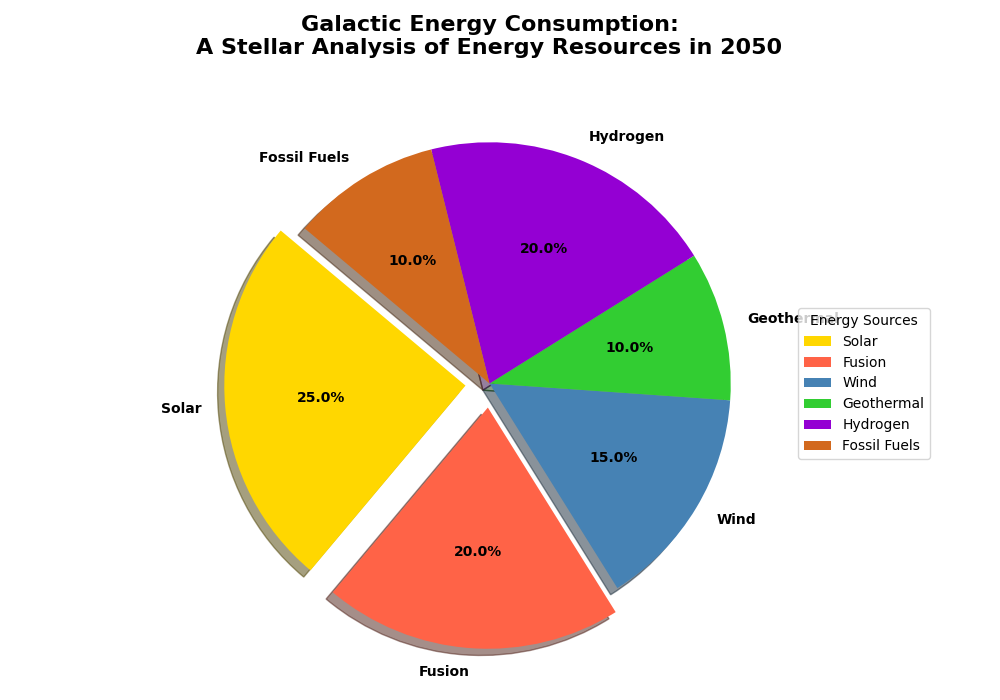

Generate this figure with Python:
import matplotlib.pyplot as plt
import numpy as np

# Energy sources and their corresponding usage percentages
energy_sources = ['Solar', 'Fusion', 'Wind', 'Geothermal', 'Hydrogen', 'Fossil Fuels']
energy_usage = np.array([25, 20, 15, 10, 20, 10])

# Colors for each section of the pie chart
colors = ['#FFD700', '#FF6347', '#4682B4', '#32CD32', '#9400D3', '#D2691E']

# Explode the first and second slice
explode = (0.1, 0.1, 0, 0, 0, 0)

# Create figure and axis
fig, ax = plt.subplots(figsize=(10, 7), subplot_kw=dict(aspect="equal"))

# Plot the standard pie chart
wedges, texts, autotexts = ax.pie(
    energy_usage,
    labels=energy_sources,
    autopct='%1.1f%%',
    startangle=140,
    colors=colors,
    explode=explode,
    shadow=True
)

# Customize text size and style
plt.setp(autotexts, size=10, weight="bold", color='black')
plt.setp(texts, size=10, weight='bold')

# Title for the chart
plt.title(
    'Galactic Energy Consumption:\nA Stellar Analysis of Energy Resources in 2050',
    fontsize=16, weight='bold', pad=20
)

# Legend
ax.legend(
    wedges, energy_sources, title="Energy Sources",
    loc="center left", bbox_to_anchor=(1, 0, 0.5, 1), fontsize=10
)

# Adjust layout
plt.tight_layout()

# Display the plot
plt.show()
